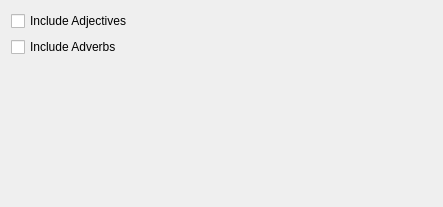
<ui version="4.0" >
 <class>ComparisonOptionsWidget</class>
 <widget class="QWidget" name="ComparisonOptionsWidget" >
  <property name="geometry" >
   <rect>
    <x>0</x>
    <y>0</y>
    <width>443</width>
    <height>207</height>
   </rect>
  </property>
  <layout class="QVBoxLayout" >
   <item>
    <widget class="QCheckBox" name="kcfg_ComparisonIncludeAdjective" >
     <property name="text" >
      <string>Include Adjectives</string>
     </property>
    </widget>
   </item>
   <item>
    <widget class="QCheckBox" name="kcfg_ComparisonIncludeAdverb" >
     <property name="text" >
      <string>Include Adverbs</string>
     </property>
    </widget>
   </item>
   <item>
    <spacer>
     <property name="orientation" >
      <enum>Qt::Vertical</enum>
     </property>
     <property name="sizeHint" >
      <size>
       <width>20</width>
       <height>40</height>
      </size>
     </property>
    </spacer>
   </item>
  </layout>
 </widget>
 <resources/>
 <connections/>
</ui>
